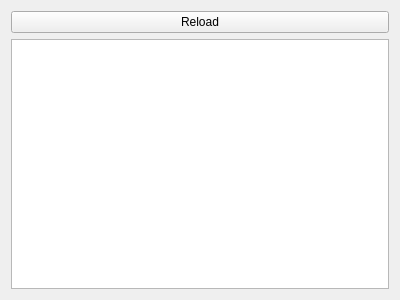
<?xml version="1.0" encoding="UTF-8"?>
<ui version="4.0">
 <class>ListeMonete</class>
 <widget class="QWidget" name="ListeMonete">
  <property name="geometry">
   <rect>
    <x>0</x>
    <y>0</y>
    <width>400</width>
    <height>300</height>
   </rect>
  </property>
  <property name="windowTitle">
   <string>Form</string>
  </property>
  <layout class="QGridLayout" name="gridLayout" columnstretch="0">
   <item row="1" column="0">
    <widget class="QTreeWidget" name="treeWidget">
     <property name="columnCount">
      <number>2</number>
     </property>
     <attribute name="headerVisible">
      <bool>false</bool>
     </attribute>
     <column>
      <property name="text">
       <string notr="true">1</string>
      </property>
     </column>
     <column>
      <property name="text">
       <string notr="true">2</string>
      </property>
     </column>
    </widget>
   </item>
   <item row="0" column="0">
    <widget class="QPushButton" name="reloadButton">
     <property name="text">
      <string>Reload</string>
     </property>
    </widget>
   </item>
  </layout>
 </widget>
 <resources/>
 <connections/>
</ui>
